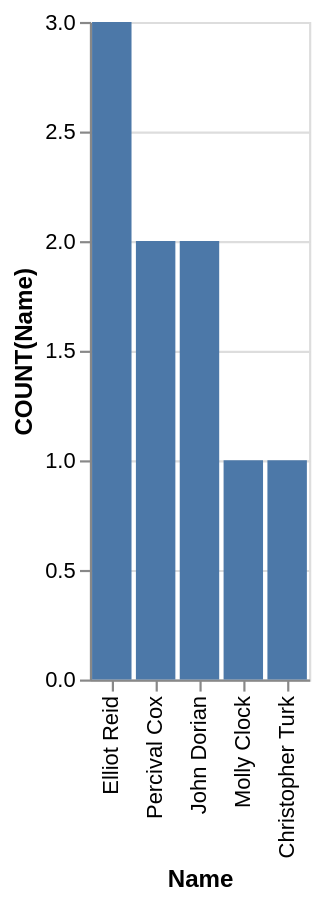

Describe this chart as a Vega-Lite specification.
### Vega-Lite specification from a JSON file in a GitHub repository (floating-point values rounded to 4 significant figures)
{"data": {"values": [{"x_data": "Elliot Reid", "y_data": 3}, {"x_data": "Percival Cox", "y_data": 2}, {"x_data": "John Dorian", "y_data": 2}, {"x_data": "Molly Clock", "y_data": 1}, {"x_data": "Christopher Turk", "y_data": 1}]}, "mark": "bar", "encoding": {"x": {"field": "x_data", "type": "nominal", "title": "Name", "sort": {"op": "sum", "field": "y_data", "order": "descending"}}, "y": {"field": "y_data", "type": "quantitative", "title": "COUNT(Name)"}}}
